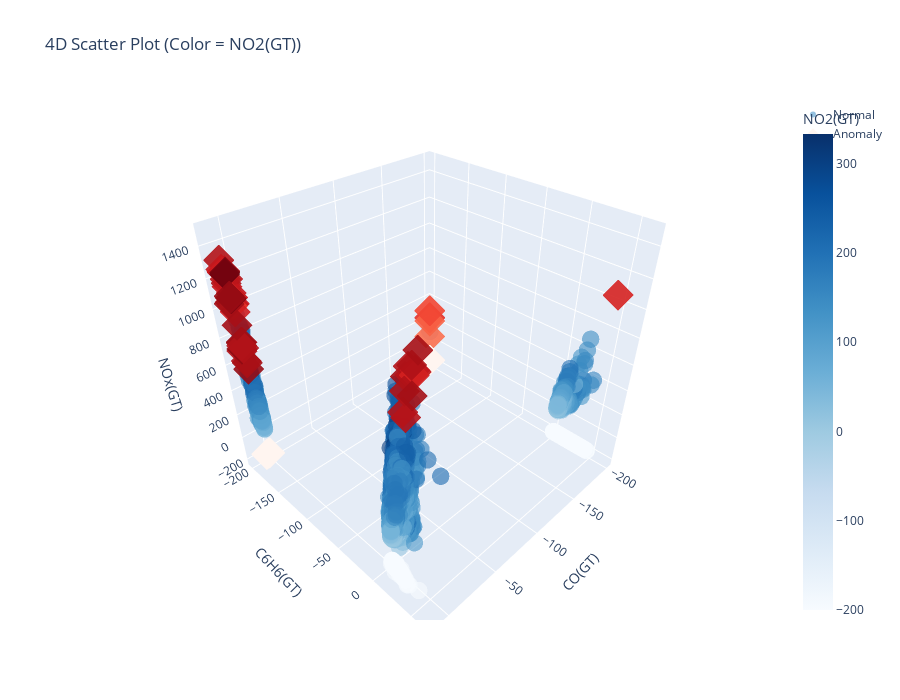

Notebook code for this chart:
### Code cell
import plotly.graph_objects as go
import numpy as np
 
# Separate normal and anomaly
normal = features[features['anomaly'] == 1]
anomaly = features[features['anomaly'] == -1]
 
fig = go.Figure()
 
# Normal points
fig.add_trace(go.Scatter3d(
    x=normal['CO(GT)'],
    y=normal['C6H6(GT)'],
    z=normal['NOx(GT)'],
    mode='markers',
    name='Normal',
    marker=dict(
        size=6,
        color=normal['NO2(GT)'],   # 4th dimension as color
        colorscale='Blues',
        opacity=0.6,
        colorbar=dict(title='NO2(GT)')
    )
))
 
# Anomaly points
fig.add_trace(go.Scatter3d(
    x=anomaly['CO(GT)'],
    y=anomaly['C6H6(GT)'],
    z=anomaly['NOx(GT)'],
    mode='markers',
    name='Anomaly',
    marker=dict(
        size=8,
        color=anomaly['NO2(GT)'],
        colorscale='Reds',
        opacity=0.9,
        symbol='diamond'
    )
))
 
# Layout
fig.update_layout(
    title='4D Scatter Plot (Color = NO2(GT))',
    scene=dict(
        xaxis_title='CO(GT)',
        yaxis_title='C6H6(GT)',
        zaxis_title='NOx(GT)'
    ),
    width=900,
    height=700
)
 
fig.show()

### Figure 1 — Plotly figure (JSON) as saved in the notebook; plotly's stock layout.template omitted (floating-point values rounded to 4 significant figures; data arrays with more than 128 entries replaced by an {"elided": "..."} marker saying what was removed)
{"data": [{"marker": {"color": {"elided": "9263 int values"}, "colorbar": {"title": {"text": "NO2(GT)"}}, "colorscale": [[0, "rgb(247,251,255)"], [0.125, "rgb(222,235,247)"], [0.25, "rgb(198,219,239)"], [0.375, "rgb(158,202,225)"], [0.5, "rgb(107,174,214)"], [0.625, "rgb(66,146,198)"], [0.75, "rgb(33,113,181)"], [0.875, "rgb(8,81,156)"], [1, "rgb(8,48,107)"]], "opacity": 0.6, "size": 6}, "mode": "markers", "name": "Normal", "type": "scatter3d", "x": {"elided": "9263 float values"}, "y": {"elided": "9263 float values"}, "z": {"elided": "9263 int values"}}, {"marker": {"color": [-200, -200, -200, -200, -200, -200, -200, -200, -200, -200, -200, -200, -200, -200, -200, -200, 62, -200, 158, -200, -200, -200, -200, -200, -200, -200, -200, -200, -200, -200, -200, -200, -200, -200, -200, -200, -200, -200, 186, 272, 240, 245, 227, 220, 190, 255, 269, 257, 248, 208, -200, 229, 214, -200, 81, 210, 212, 217, 236, 217, 231, 227, 219, 203, 186, -200, 151, 198, 247, 242, 252, -200, 121, -200, 272, -200, -200, 289, 250, 243, 276, -200, 267, 296, 291, 276, 250, 251, 275, 312, 340, 326, 284, 289], "colorscale": [[0, "rgb(255,245,240)"], [0.125, "rgb(254,224,210)"], [0.25, "rgb(252,187,161)"], [0.375, "rgb(252,146,114)"], [0.5, "rgb(251,106,74)"], [0.625, "rgb(239,59,44)"], [0.75, "rgb(203,24,29)"], [0.875, "rgb(165,15,21)"], [1, "rgb(103,0,13)"]], "opacity": 0.9, "size": 8, "symbol": "diamond"}, "mode": "markers", "name": "Anomaly", "type": "scatter3d", "x": [1, -200, -200, -200, -200, -200, -200, -200, -200, -200, -200, -200, -200, -200, -200, 1.4, -200, 0.3, -200, 0.7, -200, -200, -200, -200, -200, -200, -200, -200, -200, -200, -200, -200, -200, -200, -200, -200, -200, 3.4, -200, 7.8, 6.3, 6.9, 10.2, 11.9, 11.5, 10.1, 9.9, 7.4, 9.3, 7.4, 0.9, 6.6, 7.3, 1.7, -200, 4.5, 5.5, 4.8, 5.5, 5.2, 7.5, 8.6, 9.1, 8.6, 5.4, 2.8, 6.3, 5.1, 8.5, 8.7, 9.1, 2.7, -200, 0.8, 8.6, 0.8, 1.5, 3.8, 4.3, 6.2, 8.4, 1.6, 3.8, 5.9, 5.4, 4.7, 4.3, 5.4, 5.8, 6.1, 7.1, 6.6, 6.5, 7.1], "y": [-200, -200, -200, -200, -200, -200, -200, -200, -200, -200, -200, -200, -200, -200, -200, -200, -200, -200, -200, -200, -200, -200, -200, -200, -200, -200, -200, -200, -200, -200, -200, -200, -200, -200, -200, -200, -200, -200, 45.9, 35.9, 38.3, 37.6, 49.5, 50.6, 49.4, 45.2, 50.8, -200, -200, -200, -200, -200, -200, -200, -200, -200, -200, -200, -200, -200, -200, -200, -200, -200, -200, -200, -200, -200, 33.1, 36.1, 36.3, -200, -200, -200, 43, -200, -200, -200, -200, -200, -200, -200, -200, -200, -200, -200, -200, -200, -200, -200, -200, -200, -200, -200], "z": [-200, -200, -200, -200, -200, -200, -200, -200, -200, -200, -200, -200, -200, -200, -200, -200, 41, -200, 220, -200, -200, -200, -200, -200, -200, -200, -200, -200, -200, -200, -200, -200, -200, -200, -200, -200, -200, -200, 1052, 1290, 1301, 1345, 1369, 1389, 1358, 1389, 1479, 1159, 1310, 1037, -200, 1237, 1137, -200, 191, 1015, 1018, 1058, 1182, 1089, 1186, 1235, 1253, 1237, 1060, -200, 1005, 963, 1089, 1070, 1220, -200, 286, -200, 1216, -200, -200, 540, 604, 687, 1028, -200, 589, 700, 747, 746, 702, 723, 872, 1054, 1218, 1227, 1061, 1075]}], "layout": {"height": 700, "scene": {"xaxis": {"title": {"text": "CO(GT)"}}, "yaxis": {"title": {"text": "C6H6(GT)"}}, "zaxis": {"title": {"text": "NOx(GT)"}}}, "title": {"text": "4D Scatter Plot (Color = NO2(GT))"}, "width": 900}}
